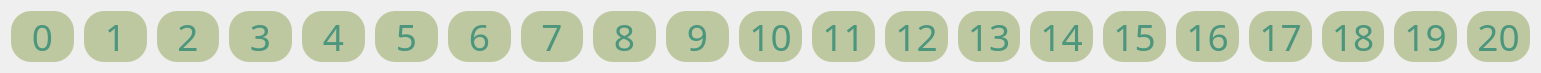
       <widget class="QWidget" name="horizontalLayoutWidget_9">
        <property name="geometry">
         <rect>
          <x>30</x>
          <y>20</y>
          <width>1541</width>
          <height>61</height>
         </rect>
        </property>
        <layout class="QHBoxLayout" name="numb3_no">
         <property name="spacing">
          <number>10</number>
         </property>
         <item>
          <widget class="QPushButton" name="numb3_no_0">
           <property name="sizePolicy">
            <sizepolicy hsizetype="Expanding" vsizetype="Expanding">
             <horstretch>0</horstretch>
             <verstretch>0</verstretch>
            </sizepolicy>
           </property>
           <property name="minimumSize">
            <size>
             <width>0</width>
             <height>0</height>
            </size>
           </property>
           <property name="font">
            <font>
             <family>HS봄바람체 3.0 Regular</family>
             <pointsize>28</pointsize>
            </font>
           </property>
           <property name="styleSheet">
            <string notr="true">background-color: rgb(190, 200, 160);
border:none;
border-radius:20px;
color:rgb(75, 150, 125);</string>
           </property>
           <property name="text">
            <string>0</string>
           </property>
          </widget>
         </item>
         <item>
          <widget class="QPushButton" name="numb3_no_1">
           <property name="sizePolicy">
            <sizepolicy hsizetype="Expanding" vsizetype="Expanding">
             <horstretch>0</horstretch>
             <verstretch>0</verstretch>
            </sizepolicy>
           </property>
           <property name="minimumSize">
            <size>
             <width>0</width>
             <height>0</height>
            </size>
           </property>
           <property name="font">
            <font>
             <family>HS봄바람체 3.0 Regular</family>
             <pointsize>28</pointsize>
            </font>
           </property>
           <property name="styleSheet">
            <string notr="true">background-color: rgb(190, 200, 160);
border:none;
border-radius:20px;
color:rgb(75, 150, 125);</string>
           </property>
           <property name="text">
            <string>1</string>
           </property>
          </widget>
         </item>
         <item>
          <widget class="QPushButton" name="numb3_no_2">
           <property name="sizePolicy">
            <sizepolicy hsizetype="Expanding" vsizetype="Expanding">
             <horstretch>0</horstretch>
             <verstretch>0</verstretch>
            </sizepolicy>
           </property>
           <property name="minimumSize">
            <size>
             <width>0</width>
             <height>0</height>
            </size>
           </property>
           <property name="font">
            <font>
             <family>HS봄바람체 3.0 Regular</family>
             <pointsize>28</pointsize>
            </font>
           </property>
           <property name="styleSheet">
            <string notr="true">background-color: rgb(190, 200, 160);
border:none;
border-radius:20px;
color:rgb(75, 150, 125);</string>
           </property>
           <property name="text">
            <string>2</string>
           </property>
          </widget>
         </item>
         <item>
          <widget class="QPushButton" name="numb3_no_3">
           <property name="sizePolicy">
            <sizepolicy hsizetype="Expanding" vsizetype="Expanding">
             <horstretch>0</horstretch>
             <verstretch>0</verstretch>
            </sizepolicy>
           </property>
           <property name="minimumSize">
            <size>
             <width>0</width>
             <height>0</height>
            </size>
           </property>
           <property name="font">
            <font>
             <family>HS봄바람체 3.0 Regular</family>
             <pointsize>28</pointsize>
            </font>
           </property>
           <property name="styleSheet">
            <string notr="true">background-color: rgb(190, 200, 160);
border:none;
border-radius:20px;
color:rgb(75, 150, 125);</string>
           </property>
           <property name="text">
            <string>3</string>
           </property>
          </widget>
         </item>
         <item>
          <widget class="QPushButton" name="numb3_no_4">
           <property name="sizePolicy">
            <sizepolicy hsizetype="Expanding" vsizetype="Expanding">
             <horstretch>0</horstretch>
             <verstretch>0</verstretch>
            </sizepolicy>
           </property>
           <property name="minimumSize">
            <size>
             <width>0</width>
             <height>0</height>
            </size>
           </property>
           <property name="font">
            <font>
             <family>HS봄바람체 3.0 Regular</family>
             <pointsize>28</pointsize>
            </font>
           </property>
           <property name="styleSheet">
            <string notr="true">background-color: rgb(190, 200, 160);
border:none;
border-radius:20px;
color:rgb(75, 150, 125);</string>
           </property>
           <property name="text">
            <string>4</string>
           </property>
          </widget>
         </item>
         <item>
          <widget class="QPushButton" name="numb3_no_5">
           <property name="sizePolicy">
            <sizepolicy hsizetype="Expanding" vsizetype="Expanding">
             <horstretch>0</horstretch>
             <verstretch>0</verstretch>
            </sizepolicy>
           </property>
           <property name="minimumSize">
            <size>
             <width>0</width>
             <height>0</height>
            </size>
           </property>
           <property name="font">
            <font>
             <family>HS봄바람체 3.0 Regular</family>
             <pointsize>28</pointsize>
            </font>
           </property>
           <property name="styleSheet">
            <string notr="true">background-color: rgb(190, 200, 160);
border:none;
border-radius:20px;
color:rgb(75, 150, 125);</string>
           </property>
           <property name="text">
            <string>5</string>
           </property>
          </widget>
         </item>
         <item>
          <widget class="QPushButton" name="numb3_no_6">
           <property name="sizePolicy">
            <sizepolicy hsizetype="Expanding" vsizetype="Expanding">
             <horstretch>0</horstretch>
             <verstretch>0</verstretch>
            </sizepolicy>
           </property>
           <property name="minimumSize">
            <size>
             <width>0</width>
             <height>0</height>
            </size>
           </property>
           <property name="font">
            <font>
             <family>HS봄바람체 3.0 Regular</family>
             <pointsize>28</pointsize>
            </font>
           </property>
           <property name="styleSheet">
            <string notr="true">background-color: rgb(190, 200, 160);
border:none;
border-radius:20px;
color:rgb(75, 150, 125);</string>
           </property>
           <property name="text">
            <string>6</string>
           </property>
          </widget>
         </item>
         <item>
          <widget class="QPushButton" name="numb3_no_7">
           <property name="sizePolicy">
            <sizepolicy hsizetype="Expanding" vsizetype="Expanding">
             <horstretch>0</horstretch>
             <verstretch>0</verstretch>
            </sizepolicy>
           </property>
           <property name="minimumSize">
            <size>
             <width>0</width>
             <height>0</height>
            </size>
           </property>
           <property name="font">
            <font>
             <family>HS봄바람체 3.0 Regular</family>
             <pointsize>28</pointsize>
            </font>
           </property>
           <property name="styleSheet">
            <string notr="true">background-color: rgb(190, 200, 160);
border:none;
border-radius:20px;
color:rgb(75, 150, 125);</string>
           </property>
           <property name="text">
            <string>7</string>
           </property>
          </widget>
         </item>
         <item>
          <widget class="QPushButton" name="numb3_no_8">
           <property name="sizePolicy">
            <sizepolicy hsizetype="Expanding" vsizetype="Expanding">
             <horstretch>0</horstretch>
             <verstretch>0</verstretch>
            </sizepolicy>
           </property>
           <property name="minimumSize">
            <size>
             <width>0</width>
             <height>0</height>
            </size>
           </property>
           <property name="font">
            <font>
             <family>HS봄바람체 3.0 Regular</family>
             <pointsize>28</pointsize>
            </font>
           </property>
           <property name="styleSheet">
            <string notr="true">background-color: rgb(190, 200, 160);
border:none;
border-radius:20px;
color:rgb(75, 150, 125);</string>
           </property>
           <property name="text">
            <string>8</string>
           </property>
          </widget>
         </item>
         <item>
          <widget class="QPushButton" name="numb3_no_9">
           <property name="sizePolicy">
            <sizepolicy hsizetype="Expanding" vsizetype="Expanding">
             <horstretch>0</horstretch>
             <verstretch>0</verstretch>
            </sizepolicy>
           </property>
           <property name="minimumSize">
            <size>
             <width>0</width>
             <height>0</height>
            </size>
           </property>
           <property name="font">
            <font>
             <family>HS봄바람체 3.0 Regular</family>
             <pointsize>28</pointsize>
            </font>
           </property>
           <property name="styleSheet">
            <string notr="true">background-color: rgb(190, 200, 160);
border:none;
border-radius:20px;
color:rgb(75, 150, 125);</string>
           </property>
           <property name="text">
            <string>9</string>
           </property>
          </widget>
         </item>
         <item>
          <widget class="QPushButton" name="numb3_no_10">
           <property name="sizePolicy">
            <sizepolicy hsizetype="Expanding" vsizetype="Expanding">
             <horstretch>0</horstretch>
             <verstretch>0</verstretch>
            </sizepolicy>
           </property>
           <property name="minimumSize">
            <size>
             <width>0</width>
             <height>0</height>
            </size>
           </property>
           <property name="font">
            <font>
             <family>HS봄바람체 3.0 Regular</family>
             <pointsize>28</pointsize>
            </font>
           </property>
           <property name="styleSheet">
            <string notr="true">background-color: rgb(190, 200, 160);
border:none;
border-radius:20px;
color:rgb(75, 150, 125);</string>
           </property>
           <property name="text">
            <string>10</string>
           </property>
          </widget>
         </item>
         <item>
          <widget class="QPushButton" name="numb3_no_11">
           <property name="sizePolicy">
            <sizepolicy hsizetype="Expanding" vsizetype="Expanding">
             <horstretch>0</horstretch>
             <verstretch>0</verstretch>
            </sizepolicy>
           </property>
           <property name="minimumSize">
            <size>
             <width>0</width>
             <height>0</height>
            </size>
           </property>
           <property name="font">
            <font>
             <family>HS봄바람체 3.0 Regular</family>
             <pointsize>28</pointsize>
            </font>
           </property>
           <property name="styleSheet">
            <string notr="true">background-color: rgb(190, 200, 160);
border:none;
border-radius:20px;
color:rgb(75, 150, 125);</string>
           </property>
           <property name="text">
            <string>11</string>
           </property>
          </widget>
         </item>
         <item>
          <widget class="QPushButton" name="numb3_no_12">
           <property name="sizePolicy">
            <sizepolicy hsizetype="Expanding" vsizetype="Expanding">
             <horstretch>0</horstretch>
             <verstretch>0</verstretch>
            </sizepolicy>
           </property>
           <property name="minimumSize">
            <size>
             <width>0</width>
             <height>0</height>
            </size>
           </property>
           <property name="font">
            <font>
             <family>HS봄바람체 3.0 Regular</family>
             <pointsize>28</pointsize>
            </font>
           </property>
           <property name="styleSheet">
            <string notr="true">background-color: rgb(190, 200, 160);
border:none;
border-radius:20px;
color:rgb(75, 150, 125);</string>
           </property>
           <property name="text">
            <string>12</string>
           </property>
          </widget>
         </item>
         <item>
          <widget class="QPushButton" name="numb3_no_13">
           <property name="sizePolicy">
            <sizepolicy hsizetype="Expanding" vsizetype="Expanding">
             <horstretch>0</horstretch>
             <verstretch>0</verstretch>
            </sizepolicy>
           </property>
           <property name="minimumSize">
            <size>
             <width>0</width>
             <height>0</height>
            </size>
           </property>
           <property name="font">
            <font>
             <family>HS봄바람체 3.0 Regular</family>
             <pointsize>28</pointsize>
            </font>
           </property>
           <property name="styleSheet">
            <string notr="true">background-color: rgb(190, 200, 160);
border:none;
border-radius:20px;
color:rgb(75, 150, 125);</string>
           </property>
           <property name="text">
            <string>13</string>
           </property>
          </widget>
         </item>
         <item>
          <widget class="QPushButton" name="numb3_no_14">
           <property name="sizePolicy">
            <sizepolicy hsizetype="Expanding" vsizetype="Expanding">
             <horstretch>0</horstretch>
             <verstretch>0</verstretch>
            </sizepolicy>
           </property>
           <property name="minimumSize">
            <size>
             <width>0</width>
             <height>0</height>
            </size>
           </property>
           <property name="font">
            <font>
             <family>HS봄바람체 3.0 Regular</family>
             <pointsize>28</pointsize>
            </font>
           </property>
           <property name="styleSheet">
            <string notr="true">background-color: rgb(190, 200, 160);
border:none;
border-radius:20px;
color:rgb(75, 150, 125);</string>
           </property>
           <property name="text">
            <string>14</string>
           </property>
          </widget>
         </item>
         <item>
          <widget class="QPushButton" name="numb3_no_15">
           <property name="sizePolicy">
            <sizepolicy hsizetype="Expanding" vsizetype="Expanding">
             <horstretch>0</horstretch>
             <verstretch>0</verstretch>
            </sizepolicy>
           </property>
           <property name="minimumSize">
            <size>
             <width>0</width>
             <height>0</height>
            </size>
           </property>
           <property name="font">
            <font>
             <family>HS봄바람체 3.0 Regular</family>
             <pointsize>28</pointsize>
            </font>
           </property>
           <property name="styleSheet">
            <string notr="true">background-color: rgb(190, 200, 160);
border:none;
border-radius:20px;
color:rgb(75, 150, 125);</string>
           </property>
           <property name="text">
            <string>15</string>
           </property>
          </widget>
         </item>
         <item>
          <widget class="QPushButton" name="numb3_no_16">
           <property name="sizePolicy">
            <sizepolicy hsizetype="Expanding" vsizetype="Expanding">
             <horstretch>0</horstretch>
             <verstretch>0</verstretch>
            </sizepolicy>
           </property>
           <property name="minimumSize">
            <size>
             <width>0</width>
             <height>0</height>
            </size>
           </property>
           <property name="font">
            <font>
             <family>HS봄바람체 3.0 Regular</family>
             <pointsize>28</pointsize>
            </font>
           </property>
           <property name="styleSheet">
            <string notr="true">background-color: rgb(190, 200, 160);
border:none;
border-radius:20px;
color:rgb(75, 150, 125);</string>
           </property>
           <property name="text">
            <string>16</string>
           </property>
          </widget>
         </item>
         <item>
          <widget class="QPushButton" name="numb3_no_17">
           <property name="sizePolicy">
            <sizepolicy hsizetype="Expanding" vsizetype="Expanding">
             <horstretch>0</horstretch>
             <verstretch>0</verstretch>
            </sizepolicy>
           </property>
           <property name="minimumSize">
            <size>
             <width>0</width>
             <height>0</height>
            </size>
           </property>
           <property name="font">
            <font>
             <family>HS봄바람체 3.0 Regular</family>
             <pointsize>28</pointsize>
            </font>
           </property>
           <property name="styleSheet">
            <string notr="true">background-color: rgb(190, 200, 160);
border:none;
border-radius:20px;
color:rgb(75, 150, 125);</string>
           </property>
           <property name="text">
            <string>17</string>
           </property>
          </widget>
         </item>
         <item>
          <widget class="QPushButton" name="numb3_no_18">
           <property name="sizePolicy">
            <sizepolicy hsizetype="Expanding" vsizetype="Expanding">
             <horstretch>0</horstretch>
             <verstretch>0</verstretch>
            </sizepolicy>
           </property>
           <property name="minimumSize">
            <size>
             <width>0</width>
             <height>0</height>
            </size>
           </property>
           <property name="font">
            <font>
             <family>HS봄바람체 3.0 Regular</family>
             <pointsize>28</pointsize>
            </font>
           </property>
           <property name="styleSheet">
            <string notr="true">background-color: rgb(190, 200, 160);
border:none;
border-radius:20px;
color:rgb(75, 150, 125);</string>
           </property>
           <property name="text">
            <string>18</string>
           </property>
          </widget>
         </item>
         <item>
          <widget class="QPushButton" name="numb3_no_19">
           <property name="sizePolicy">
            <sizepolicy hsizetype="Expanding" vsizetype="Expanding">
             <horstretch>0</horstretch>
             <verstretch>0</verstretch>
            </sizepolicy>
           </property>
           <property name="minimumSize">
            <size>
             <width>0</width>
             <height>0</height>
            </size>
           </property>
           <property name="font">
            <font>
             <family>HS봄바람체 3.0 Regular</family>
             <pointsize>28</pointsize>
            </font>
           </property>
           <property name="styleSheet">
            <string notr="true">background-color: rgb(190, 200, 160);
border:none;
border-radius:20px;
color:rgb(75, 150, 125);</string>
           </property>
           <property name="text">
            <string>19</string>
           </property>
          </widget>
         </item>
         <item>
          <widget class="QPushButton" name="numb3_no_20">
           <property name="sizePolicy">
            <sizepolicy hsizetype="Expanding" vsizetype="Expanding">
             <horstretch>0</horstretch>
             <verstretch>0</verstretch>
            </sizepolicy>
           </property>
           <property name="minimumSize">
            <size>
             <width>0</width>
             <height>0</height>
            </size>
           </property>
           <property name="font">
            <font>
             <family>HS봄바람체 3.0 Regular</family>
             <pointsize>28</pointsize>
            </font>
           </property>
           <property name="styleSheet">
            <string notr="true">background-color: rgb(190, 200, 160);
border:none;
border-radius:20px;
color:rgb(75, 150, 125);</string>
           </property>
           <property name="text">
            <string>20</string>
           </property>
          </widget>
         </item>
        </layout>
       </widget>
